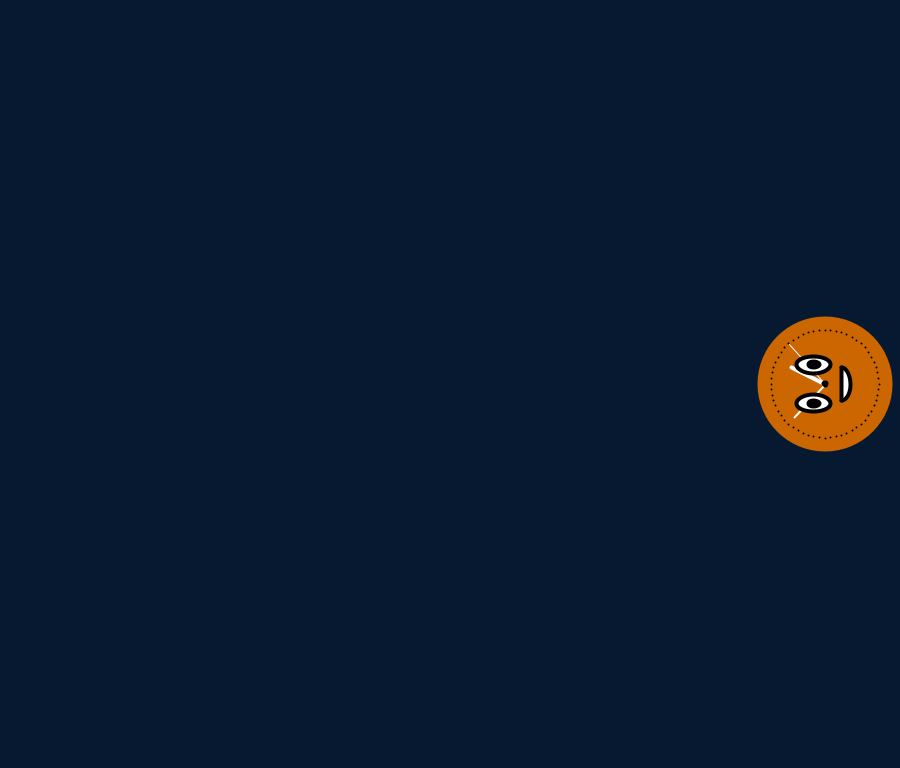
Frame 1 (no input)
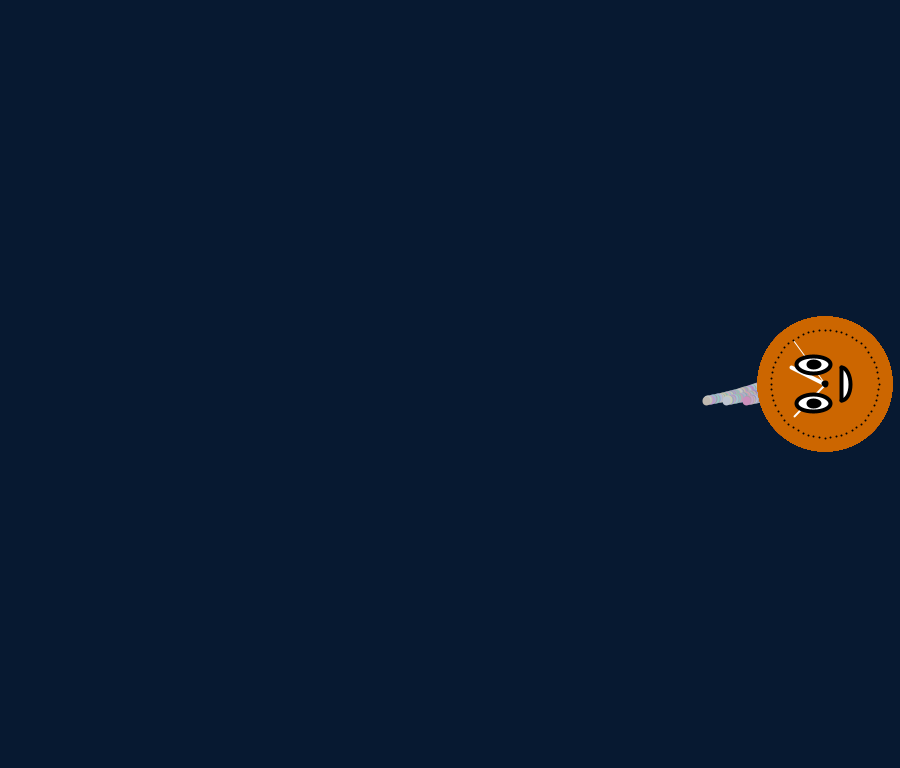
Frame 60 (the mouse pressed at the canvas centre just before this capture)
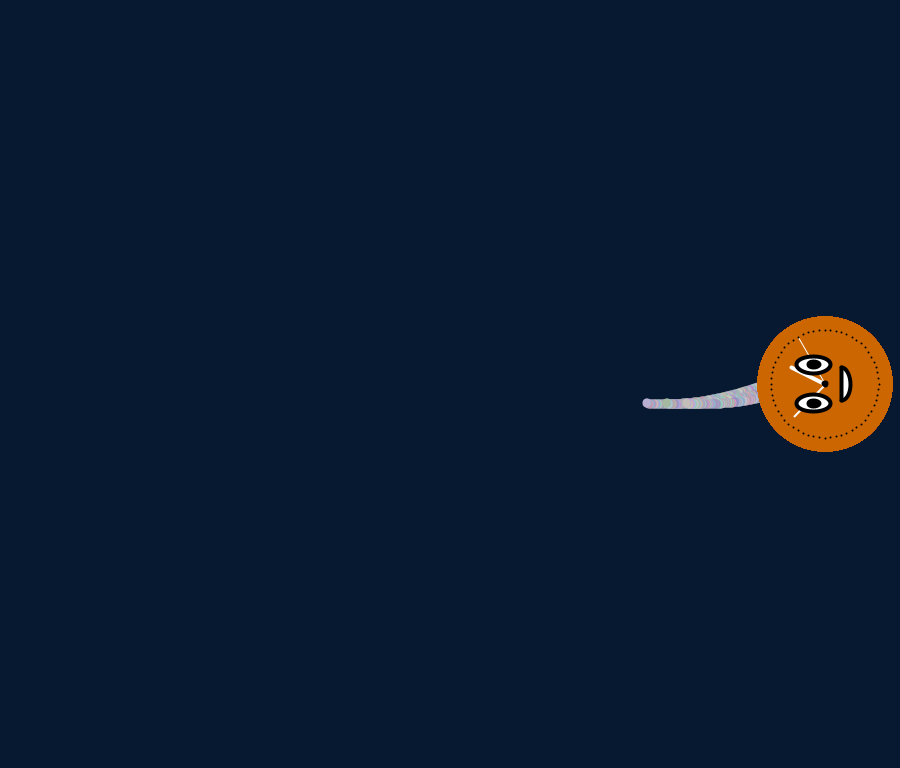
Frame 120 (the mouse held since frame 60 and released just before this capture)

The Processing sketch that drew these frames (run headless with seeded random() and noise(); from frame 60 on, the mouse is pressed at the canvas centre):

// Processing sketch: horizontal_timeline
// ── horizontal_timeline.pde
// Set the speed of growth
float GROWTH = 1;

// Set the limit for the number of timelines
int LIMIT = 100000;

// Sacred timeline and list of other timelines
Timeline sacred;
ArrayList<Timeline> timelines;

// Miss Minutes and her parameters
Clock clock;
int cx;
int cy;
float secondsRadius;
float minutesRadius;
float hoursRadius;
float clockDiameter;

// Set to fullscreen and call the same reset function on setup
void setup() {
  //fullScreen(0);
  size(900, 768);
  reset();
}

// Function to reset the timeline growth
void reset() {
  // Set a dark blue background
  background(7, 25, 49);

  // Create Miss Minutes and calculate her position
  int radius = min((width / 3) / 2, height) / 2;
  cx = width - radius;
  cy = height / 2;
  secondsRadius = radius * 0.72;
  minutesRadius = radius * 0.60;
  hoursRadius = radius * 0.50;
  clockDiameter = radius * 1.8;
  
  //clock = new Clock(width, height / 2, radius * 0.72, radius * 0.60, radius * 0.50, radius * 1.80);

  // Initialize the sacred timeline and the other timelines list
  //sacred = new Timeline(width - clockDiameter, height / 2);
  timelines = new ArrayList<Timeline>();
  timelines.add(new Timeline(width - clockDiameter, height / 2));
}

// Draw branching timelines randomly coming from Miss Minutes
void draw() {
  //sacred.update();
  if (timelines.size() < LIMIT) {
    for (int i = 0; i < timelines.size(); i++) {
      Timeline t = timelines.get(i);
      int random = int(random(0, 300));
      if (random == 82) {
        timelines.add(new Timeline(t.x, t.y, PI / 2, t.level + 1, int(random(1, 3))));
      }
      t.update();
    }
  }
  drawClock();
}

class Timeline {
  float x;
  float y;
  float thickness;
  float period;
  float amplitude;
  float angle;
  color lineColor;
  int red;
  int green;
  int blue;
  int initialRed;
  boolean sacred;
  int level;
  int branches;

  // Simple constructor for sacred timeline
  Timeline(float x, float y) {
    this.x = x;
    this.y = y;
    this.thickness = 8;
    this.period = 100 + random(-20, 20);
    this.amplitude = random(0.25, 1);
    this.angle = 0;
    this.red = int(random(140, 210));
    this.green = int(random(140, 210));
    this.blue = int(random(160, 220));
    this.initialRed = this.red;
    this.lineColor = color(red, green, blue);
    this.sacred = true;
    this.level = 0;
    this.branches = int(random(3, 6));
    println(period, amplitude, branches);
  }
  
  // More detailed and randomized constructor for branched timelines
  Timeline(float x, float y, float angle, int level, int branches) {
    this.x = x;
    this.y = y;
    this.angle = angle;
    this.period = 100 + random(-40, 40);
    this.amplitude = random(0.25, 2.75);
    this.red = int(random(140, 210));
    this.green = int(random(140, 210));
    this.blue = int(random(160, 220));
    this.initialRed = this.red;
    this.lineColor = color(red, green, blue);
    this.sacred = false;
    this.level = level;
    this.thickness = 8 / pow(2, level);
    this.branches = branches;
  }

  void update() {
    if (this.isAlive()) {
      stroke(lineColor);
      strokeWeight(this.thickness);
      pushMatrix();
      translate(this.x, this.y);
      rotate(this.angle);
      for (int i = 0; i < this.branches; i++) {
        if (sacred) {
          stroke(color(random(140, 210), random(140, 210), random(160, 220)));
        } else {
          //this.red += 1;
          //this.green -= 1;
          //this.blue -= 1;
          this.red = int(map(min(dist(0, this.y, 0, 0), dist(0, this.y, 0, height)), 0, height / 2, 255, initialRed));
          this.lineColor = color(this.red, this.green, this.blue);
        }
        line((20 / (level + 1)) * i, 0, (20 / (level + 1)) * i, GROWTH);
      }
      y += amplitude * sin(x / period);
      x -= GROWTH;
      popMatrix();
    }
  }

  boolean isAlive() {
    return this.y >= 0 && this.y <= height && x >= 0 && x <= width;
  }
}

class Clock {
  float x;
  float y;
  float secondsRadius;
  float minutesRadius;
  float hoursRadius;
  float diameter;

  // Simple constructor for sacred timeline
  Clock(float x, float y, float secondsRadius, float minutesRadius, float hoursRadius, float diameter) {
    this.x = x;
    this.y = y;
    this.secondsRadius = secondsRadius;
    this.minutesRadius = minutesRadius;
    this.hoursRadius = hoursRadius;
  }

  void drawClock() {
    // Draw the clock background
    fill(204, 102, 0);
    noStroke();
    ellipse(this.x, this.y, this.diameter, this.diameter);
    
    // Angles for sin() and cos() start at 3 o'clock;
    // subtract PI to make them start at 9 o'clock
    float s = map(second(), 0, 60, 0, TWO_PI) - PI;
    float m = map(minute() + norm(second(), 0, 60), 0, 60, 0, TWO_PI) - PI; 
    float h = map(hour() + norm(minute(), 0, 60), 0, 24, 0, TWO_PI * 2) - PI;
    
    // Draw the hands of the clock
    stroke(255);
    strokeWeight(1);
    line(this.x, this.y, this.x + cos(s) * secondsRadius, this.y + sin(s) * secondsRadius);
    strokeWeight(2);
    line(this.x, this.y, this.x + cos(m) * minutesRadius, this.y + sin(m) * minutesRadius);
    strokeWeight(4);
    line(this.x, this.y, this.x + cos(h) * hoursRadius, this.y + sin(h) * hoursRadius);
    
    // Draw the eyes
    fill(255);
    stroke(0);
    ellipse(this.x - (this.diameter / 12), this.y - (this.diameter / 7), this.diameter / 4, this.diameter / 8);
    ellipse(this.x - (this.diameter / 12), this.y + (this.diameter / 7), this.diameter / 4, this.diameter / 8);
    
    // Draw the pupils and nose
    fill(0);
    ellipse(this.x - (this.diameter / 12), this.y - (this.diameter / 7), this.diameter / 12, this.diameter / 24);
    ellipse(this.x - (this.diameter / 12), this.y + (this.diameter / 7), this.diameter / 12, this.diameter / 24);
    ellipse(this.x, this.y, this.diameter / 50, this.diameter / 50);
    
    // Draw the mouth
    fill(255);
    arc(this.x + this.diameter / 8, this.y, this.diameter / 8, this.diameter / 4, -PI / 2, PI / 2);
    line(this.x + this.diameter / 8, this.y - this.diameter / 8, this.x + this.diameter / 8, this.y + this.diameter / 8);
    
    // Draw the minute notches
    stroke(0);
    strokeWeight(2);
    beginShape(POINTS);
    for (int a = 0; a < 360; a+=6) {
      float angle = radians(a);
      float x = this.x + cos(angle) * secondsRadius;
      float y = this.y + sin(angle) * secondsRadius;
      vertex(x, y);
    }
    
    // End drawing
    endShape();
  }
}

void drawClock() {
  // Draw the clock background
  fill(204, 102, 0);
  noStroke();
  ellipse(cx, cy, clockDiameter, clockDiameter);
  
  // Angles for sin() and cos() start at 3 o'clock;
  // subtract PI to make them start at 9 o'clock
  float s = map(second(), 0, 60, 0, TWO_PI) - PI;
  float m = map(minute() + norm(second(), 0, 60), 0, 60, 0, TWO_PI) - PI; 
  float h = map(hour() + norm(minute(), 0, 60), 0, 24, 0, TWO_PI * 2) - PI;
  
  // Draw the hands of the clock
  stroke(255);
  strokeWeight(1);
  line(cx, cy, cx + cos(s) * secondsRadius, cy + sin(s) * secondsRadius);
  strokeWeight(2);
  line(cx, cy, cx + cos(m) * minutesRadius, cy + sin(m) * minutesRadius);
  strokeWeight(4);
  line(cx, cy, cx + cos(h) * hoursRadius, cy + sin(h) * hoursRadius);
  
  // Draw the eyes
  fill(255);
  stroke(0);
  ellipse(cx - (clockDiameter / 12), cy - (clockDiameter / 7), clockDiameter / 4, clockDiameter / 8);
  ellipse(cx - (clockDiameter / 12), cy + (clockDiameter / 7), clockDiameter / 4, clockDiameter / 8);
  
  // Draw the pupils and nose
  fill(0);
  ellipse(cx - (clockDiameter / 12), cy - (clockDiameter / 7), clockDiameter / 12, clockDiameter / 24);
  ellipse(cx - (clockDiameter / 12), cy + (clockDiameter / 7), clockDiameter / 12, clockDiameter / 24);
  ellipse(cx, cy, clockDiameter / 50, clockDiameter / 50);
  
  // Draw the mouth
  fill(255);
  arc(cx + clockDiameter / 8, cy, clockDiameter / 8, clockDiameter / 4, -PI / 2, PI / 2);
  line(cx + clockDiameter / 8, cy - clockDiameter / 8, cx + clockDiameter / 8, cy + clockDiameter / 8);
  
  // Draw the minute notches
  stroke(0);
  strokeWeight(2);
  beginShape(POINTS);
  for (int a = 0; a < 360; a+=6) {
    float angle = radians(a);
    float x = cx + cos(angle) * secondsRadius;
    float y = cy + sin(angle) * secondsRadius;
    vertex(x, y);
  }
   endShape();
}

// Reset the growth when the mouse is clicked
void mouseClicked() {
  reset();
}
